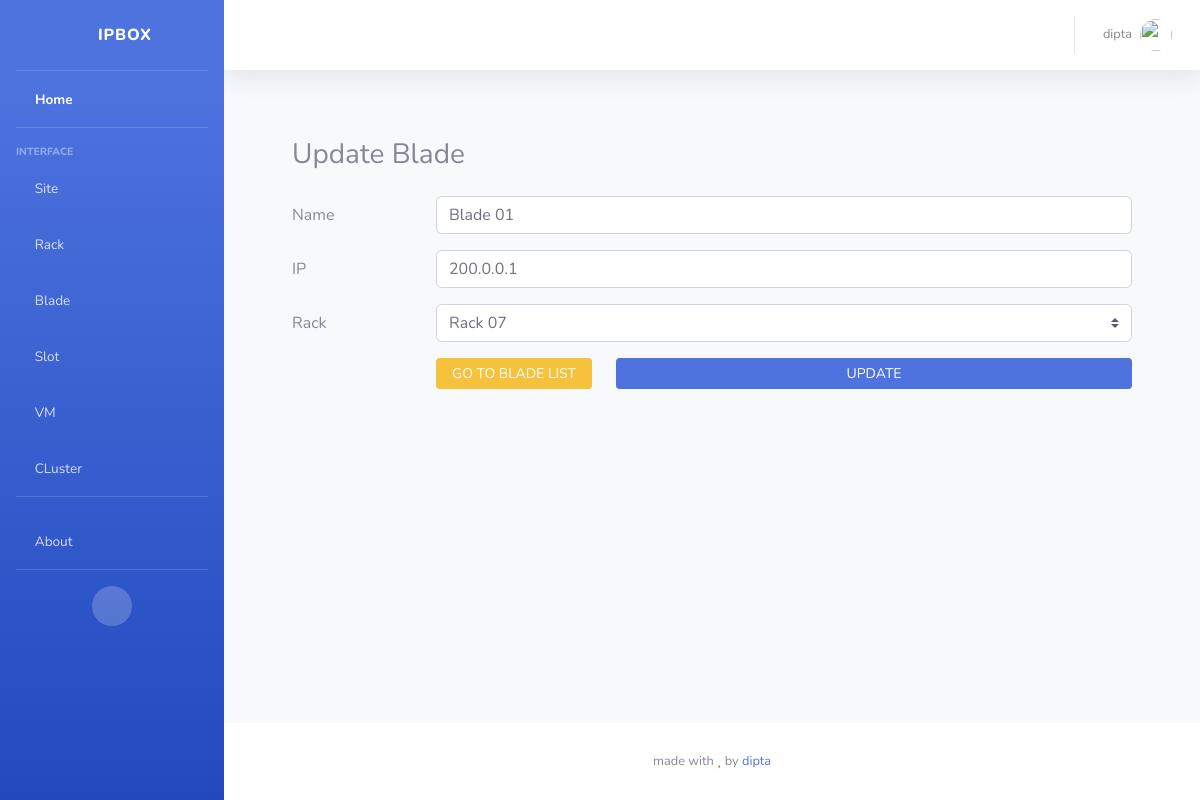
The page /blades/update/1 (signed in) on the database its author committed.
### bladeapp/models.py (models this page shows, shortened)
class Blade(models.Model):
  name    = models.CharField(max_length=128)
  ip      = models.GenericIPAddressField()
  rack    = models.ForeignKey(Rack, related_name="blades", on_delete=models.CASCADE)
  class Meta:
    verbose_name_plural = "Blades"

### rackapp/models.py (models this page shows, shortened)
class Rack(models.Model):
  name  = models.CharField(max_length=128)
  ip    = models.GenericIPAddressField()
  site  = models.ForeignKey(Site, related_name="racks", on_delete=models.CASCADE)
  class Meta:
    verbose_name_plural = "Racks"

### bladeapp/views.py (the view, shortened to what this page needs)
# urls.py: path('update/<id>', views.bladeUpdate, name='blade_update'),
@login_required(login_url='accountsapp:login')
def bladeUpdate(request, id):
  if not adminUser(request.user):
    return HttpResponseRedirect(reverse('homepage'))
  blade = Blade.objects.get(pk=id)
  context = {
    'blade': blade,
    'racks': Rack.objects.all()
  }
  return render(request, 'bladeapp/blade_update.html', context=context)

### accounts/views/management.py (called while the page is built)
def generalUser(user):
    res = False
    try:
        if user is None:
            raise ValueError('User Not Found!')
        if not user.is_active:
            raise ValueError('User Not Active!')
        if user.is_authenticated:
            res = True
    except Exception as err:
        pass
    return res

def adminUser(user):
    res = False
    try:
        if generalUser(user):
            if user.is_superuser or user.is_staff:
                res = True
    except Exception as err:
        pass
    return res

### bladeapp/templates/bladeapp/blade_update.html (shortened to what this page needs)
{% extends 'sbadmin/base.html' %} {% load static %} {% block content %}
<div class="card-body">
  <div class="container my-4">
    <h3 class="my-4">Update Blade</h3>
    <form method="POST" action="{% url 'bladeapp:blade_update' blade.id %}">
      <div class="form-group row">
        <label for="bladename" class="col-sm-2 col-form-label">Name</label>
        <div class="col">
          <input
            type="text"
            class="form-control"
            value="{{ blade.name }}"
            id="bladename"
            name="bladename"
            required
          />
        </div>
      </div>
      <div class="form-group row">
        <label for="bladeip" class="col-sm-2 col-form-label">IP</label>
        <div class="col">
          <input
            type="text"
            class="form-control"
            value="{{ blade.ip }}"
            id="bladeip"
            name="bladeip"
            required
          />
        </div>
      </div>
      <div class="form-group row">
        <label for="rack" class="col-sm-2 col-form-label">Rack</label>
        <div class="col">
          <select class="custom-select" id="rack" name="rack" required>
            {% for rack in racks %}
              <option value="{{ rack.id }}" {% if blade.rack.id == rack.id %} selected{% endif %}>{{ rack.name }}</option>
            {% endfor %}
          </select>
        </div>
      </div>
      <div class="form-group row">
        <div class="col-sm-2"></div>
        <div class="col">
          <div class="row">
            <div class="col-3">
              <a href="{% url 'bladeapp:blades' %}" class="btn btn-warning btn-sm btn-block"
                >GO TO BLADE LIST</a
              >
            </div>
            <div class="col">
              <button type="submit" class="btn btn-primary btn-sm btn-block">
                UPDATE
              </button>
            </div>
          </div>
        </div>
      </div>
    </form>
  </div>
</div>
{% endblock content %}

### templates/sbadmin/components/navbar.html (shortened to what this page needs)
{% load static %}
<nav class="navbar navbar-expand navbar-light bg-white topbar mb-4 static-top shadow">
  <ul class="navbar-nav ml-auto">
    {% if user.is_authenticated %}
    <li class="nav-item dropdown no-arrow">
      <a
        class="nav-link dropdown-toggle"
        href="#"
        id="userDropdown"
        role="button"
        data-toggle="dropdown"
        aria-haspopup="true"
        aria-expanded="false"
      >
        <span class="mr-2 d-none d-lg-inline text-gray-600 small">
          {{user.username}}
        </span>
        <img
          class="img-profile rounded-circle"
          src="{% static 'themes/sbadmin/img/undraw_profile.svg' %}"
        />
      </a>
    </li>
    {% endif %}
  </ul>
</nav>

### rows shown on the page
Blade: bladename "Blade 01", bladeip "200.0.0.1", rack "Rack 07"

### other values the page prints
{{ user.username }} "dipta"
